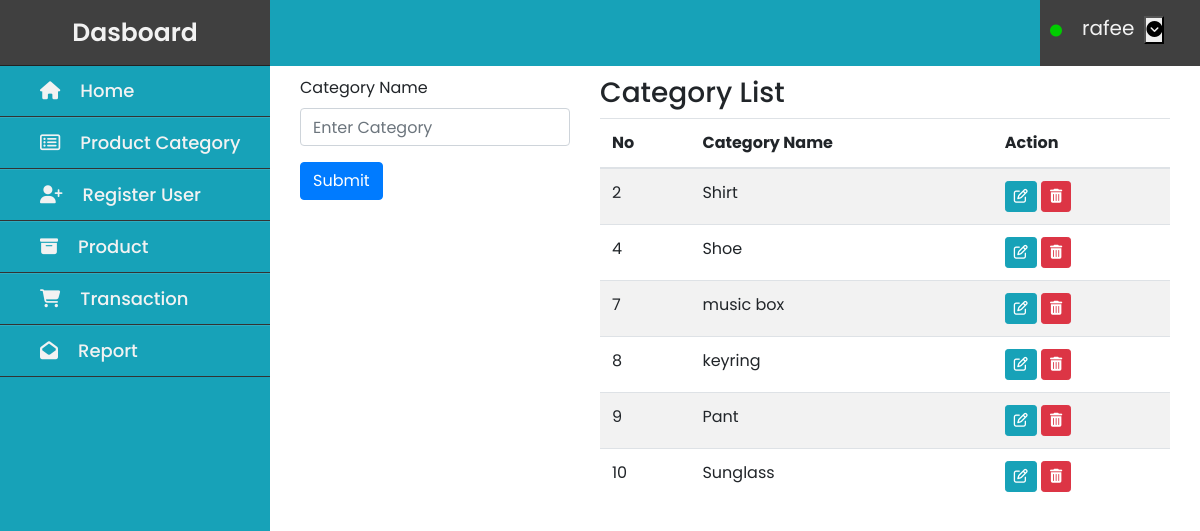
/category.php (signed in), run on the app's committed database.
### tables this page shows
CREATE TABLE `category` (
  `cat_id` int(11) NOT NULL,
  `cat_name` varchar(200) NOT NULL
);

### category.php (the view, shortened to what this page needs)
<?php
$servername = "localhost";
$username = "root";
$password = "";
$dbname = "pos";
$conn = mysqli_connect($servername, $username, $password, $dbname);
    if($_SESSION['role']=="admin"){
        include_once'dashadmin.php';
    }else{
        header('location:index.php');
    }
?>
<html>
    <head>
<link rel="stylesheet" href="css/bootstrap.min.css">
<link rel="stylesheet" href="css/fontawesome.min.css">
<link rel="stylesheet" href="css/all.min.css">
<link rel="stylesheet" href="css/category.css">
<link rel="stylesheet" href="css/dashboard.css">
</head>
    <body>
<nav class="nav-header">
<div class="nav-user-menu">
<div class="drop-down">
<?php echo '<i class="fas fa-circle"></i><span class="username">' .  $_SESSION['username'] . '</span>'; ?>
<button class="dropbtn" onclick="myFunction() ">
<i class="fa fa-chevron-circle-down" aria-hidden="true"></i>
  </button>
</div>
</div>
</nav>
<div class="row">
     <div class="col-md-4">
     <form action="" method="POST">
                  <div class="box-body">
                    <div class="form-group">
                      <label for="category">Category Name</label>
                      <input type="text" class="form-control" name="category" placeholder="Enter Category">
                    </div>
                  </div>
                  <div class="box-footer">
                      <button type="submit" class="btn btn-primary" name="submit">Submit</button>
                  </div>
                </form>
</div>
     <div class="col-md-8">
     <div class="box">
          <div class="box-header with-border">
            <h3 class="box-title">Category List</h3>
          </div>
          <div class="box-body" style="overflow-x:auto;">
            <table class="table table-striped" id="myCategory">
                <thead>
                    <tr>
                        <th>No</th>
                        <th>Category Name</th>
                        <th>Action</th>
                    </tr>
                </thead>
                <tbody>
                <?php
                $sql="SELECT * FROM category";
                $result = mysqli_query($conn, $sql);
                while($row = mysqli_fetch_assoc($result)){
                    $tol=json_decode(json_encode($row),FALSE);
                    ?>
                  <tr>
                    <td><?php echo $tol->cat_id; ?></td>
                    <td><?php echo $tol->cat_name; ?></td>
                    <td>
                        <a href="edit_category.php?id=<?php echo $tol->cat_id; ?>"
                        class="btn btn-info btn-sm" name="btn_edit"><i class="fa fa-pencil-square-o"></i>
</a>
                        <a href="delete_category.php?id=<?php echo $tol->cat_id; ?>"
                        onclick="return confirm('Delete Category?')"
                        class="btn btn-danger btn-sm" name="btn_delete"><i class="fa fa-trash"></i></a>
                    </td>
                  </tr>
                <?php
                }
                ?>
                </tbody>
            </table>
          </div>
        </div>
     </div>
</div>
    </body>
</html>

### css/dashadmin.css (style rules this page uses)
* { margin: 0; padding: 0; box-sizing: border-box; font-family: sans-serif; }

### css/dashboard.css (style rules this page uses)
* { font-family: 'Poppins', sans-serif; box-sizing: border-box; }
.nav-header { height: 66px; background: #17a2b8; width: 100%; }
.nav-user-menu { float: right; height: 66px; width: 160px; background-color:#404040; }
.username { color:#f2f2f2; background:#404040; padding: 10px; font-size: 20px; font-weight: 400; height: 35px; }
i.fas { color: #00cc00; padding: 25px 10px ; font-size: 12px; }
.row { padding-left: 300px; width: 100%; padding-top: 10px; }

### data on the page
category: cat_id "2", cat_name "Shirt"
category: cat_id "4", cat_name "Shoe"
category: cat_id "7", cat_name "music box"
category: cat_id "8", cat_name "keyring"
category: cat_id "9", cat_name "Pant"
category: cat_id "10", cat_name "Sunglass"

### other printed values
$_SESSION['username'] "rafee"
